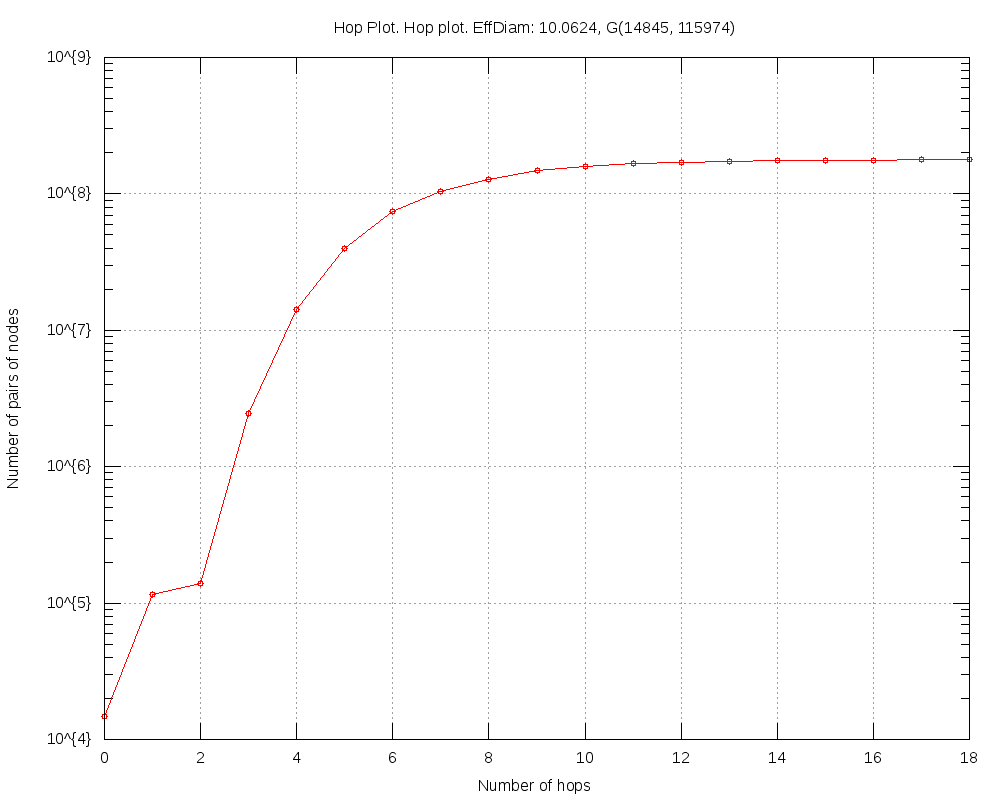

The gnuplot source for this figure:
#
# Hop Plot. Hop plot. EffDiam: 10.0624, G(14845, 115974) (Sun Apr 27 20:51:40 2014)
#

set title "Hop Plot. Hop plot. EffDiam: 10.0624, G(14845, 115974)"
set key bottom right
set logscale y 10
set format y "10^{%L}"
set mytics 10
set grid
set xlabel "Number of hops"
set ylabel "Number of pairs of nodes"
set tics scale 2
set terminal png size 1000,800
set output 'hop.TwitterRW1.25.png'
plot 	"hop.TwitterRW1.25.tab" using 1:2 title "" with linespoints pt 6
